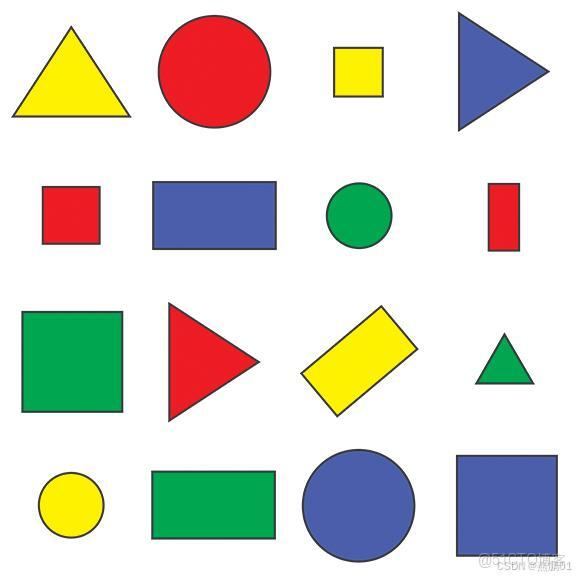
#> input picture day_02/images/image_with_shapes_2.jpeg, 576 x 577 px, found by its file name
$ python shape_analysis.py
#> lines starting #> are read from the running program, lines starting #| are printed output that depends on the picture; after the words box and inside, x2 and y2 are one past the last pixel; in counts of white or black regions, pixels touching at a corner belong together
import cv2
import numpy as np
import os

# Ensure the output directory exists
os.makedirs("day_02/output", exist_ok=True)

# 1. Read the image with shapes using the exact full path
image_path = r"C:\Users\PC-LAB1\Desktop\image_processing_course\day_02\images\image_with_shapes_2.jpeg"
image = cv2.imread(image_path)
#> image is the input picture: shape (577, 576, 3); mean B, G, R 204.8, 213.8, 213.8

if image is None:
    print("Error: Image not found. Please check the file path.")
else:
    print("Image loaded successfully! Shape:", image.shape)
#| Image loaded successfully! Shape: (577, 576, 3)

    # 2. Convert to Grayscale and apply thresholding to binary image
    gray = cv2.cvtColor(image, cv2.COLOR_BGR2GRAY)
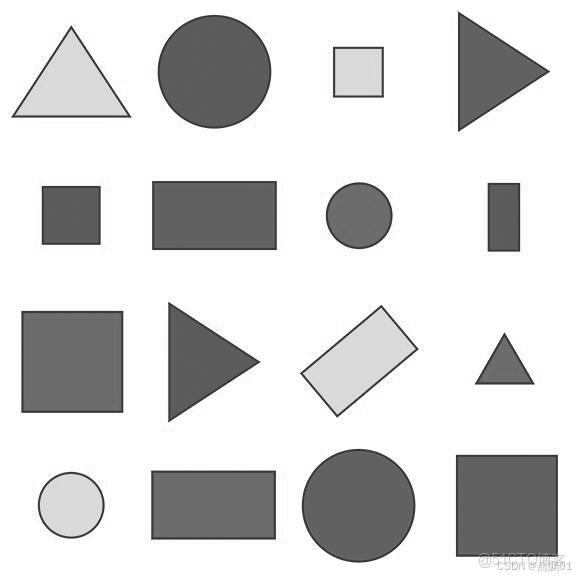
#> gray: shape (577, 576); min 26, max 255, mean 212.8
    _, thresh = cv2.threshold(gray, 240, 255, cv2.THRESH_BINARY_INV)
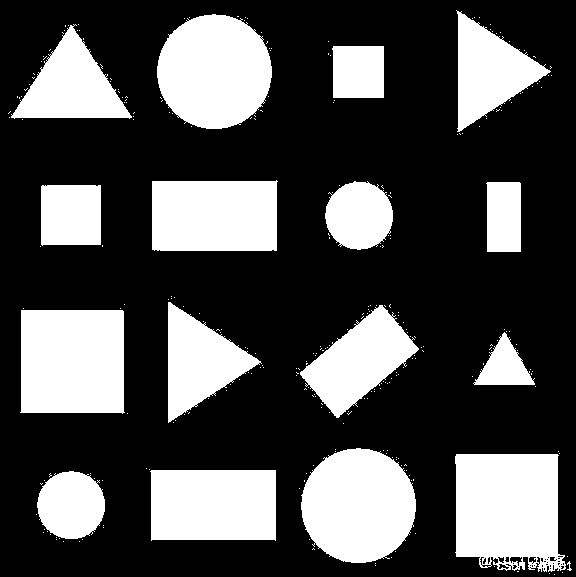
#> thresh: shape (577, 576); 30.6% white; 287 white regions (270 under 20 px)

    # 3. Find contours (shapes boundaries)
    contours, _ = cv2.findContours(thresh, cv2.RETR_EXTERNAL, cv2.CHAIN_APPROX_SIMPLE)
#> contours = 287 contours, 271 with area under 20; largest, box (x1, y1, x2, y2) and area: (455, 454, 566, 572) 11192, (20, 310, 125, 414) 10406, (157, 14, 272, 129) 10174, (301, 448, 416, 563) 10158, (150, 470, 276, 541) 8558

    shape_counts = {"Circle": 0, "Triangle": 0, "Rectangle": 0, "Square": 0, "Other": 0}
    shape_areas = {"Circle": [], "Triangle": [], "Rectangle": [], "Square": [], "Other": []}

    print("\n--- Shape Analysis Results ---")

    # 4. Loop through each detected shape to classify and calculate its area
    for cnt in contours:
        area = cv2.contourArea(cnt)
        if area < 100:  # Ignore tiny noise
            continue

        # Approximate the contour to identify the number of vertices
        peri = cv2.arcLength(cnt, True)
        approx = cv2.approxPolyDP(cnt, 0.04 * peri, True)
        vertices = len(approx)

        # Classify shapes based on vertices and geometric properties
        if vertices == 3:
            shape_name = "Triangle"
        elif vertices == 4:
            # Check aspect ratio to differentiate between square and rectangle
            x, y, w, h = cv2.boundingRect(approx)
            aspect_ratio = float(w) / h
            if 0.95 <= aspect_ratio <= 1.05:
                shape_name = "Square"
            else:
                shape_name = "Rectangle"
        else:
            # Check circularity to identify circles
            area = cv2.contourArea(cnt)
            hull = cv2.convexHull(cnt)
            hull_area = cv2.contourArea(hull)
            if hull_area > 0:
                solidity = float(area) / hull_area
                if solidity > 0.90:
                    shape_name = "Circle"
                else:
                    shape_name = "Other"
            else:
                shape_name = "Other"

        shape_counts[shape_name] += 1
        shape_areas[shape_name].append(round(area, 2))
#> this loop made 287 passes
#> (peri, approx, vertices, x, y, w, h) on passes 42, 52: (389.7, [[150, 471], [151, 540], [275, 540], [275, 470]], 4, 150, 470, 126, 71), (595.5, [[456, 454], [456, 556], [564, 569], [558, 455]], 4, 456, 454, 109, 116)
#> (peri, vertices, x, y, w, h, aspect_ratio) on passes 159, 166, 190, 191, 192, 193: (411.1, 4, 20, 310, 105, 103, 1.02), (460.6, 4, 300, 305, 119, 113, 1.05), (238.7, 4, 41, 185, 60, 60, 1), (204.2, 4, 487, 182, 34, 70, 0.486), (287.4, 4, 329, 184, 57, 62, 0.919), (390.1, 4, 152, 181, 126, 70, 1.8)
#> after the loop, shape_counts = {'Circle': 3, 'Triangle': 4, 'Rectangle': 6, 'Square': 3, 'Other': 0}

    # 5. Print out the summary of counts and areas
    for shape in shape_counts:
        count = shape_counts[shape]
        areas = shape_areas[shape]
        avg_area = sum(areas) / len(areas) if count > 0 else 0
        print(f"Shape: {shape}")
        print(f"  - Count: {count}")
        print(f"  - Areas: {areas}")
        print(f"  - Average Area: {avg_area:.2f} pixels\n")
#> this loop made 5 passes
#> (shape, count, areas, avg_area) on passes 1 to 4: ('Circle', 3, [3511, 10158.5, 10174], 7947.8), ('Triangle', 4, [1586.5, 5585, 5583, 5537.5], 4573), ('Rectangle', 6, [8558, 11191.5, 6220.5, 2277.5, 3514, 8551], 6718.8), ('Square', 3, [10405.5, 3477.5, 2552], 5478.3)
#> (printed output is left out)

    # 6. Display the original image
    cv2.imshow("Original Shapes Image", image)
    print("Press any key to close the window...")
    cv2.waitKey(0)
    cv2.destroyAllWindows()

    print("Shape analysis completed successfully!")

$ run again, with day_02/images/imahe_with_shape.jpeg copied over day_02/images/image_with_shapes_2.jpeg
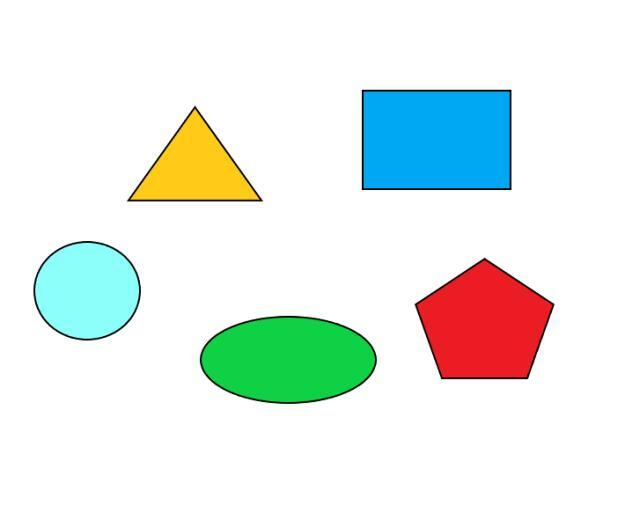
#> input picture day_02/images/imahe_with_shape.jpeg, 625 x 527 px, found by its file name
#> image is the input picture: shape (527, 625, 3); mean B, G, R 233.6, 238.2, 229.6
#| Image loaded successfully! Shape: (527, 625, 3)
#> `gray = cv2.cvtColor(image, cv2.COLOR_BGR2GRAY)`:
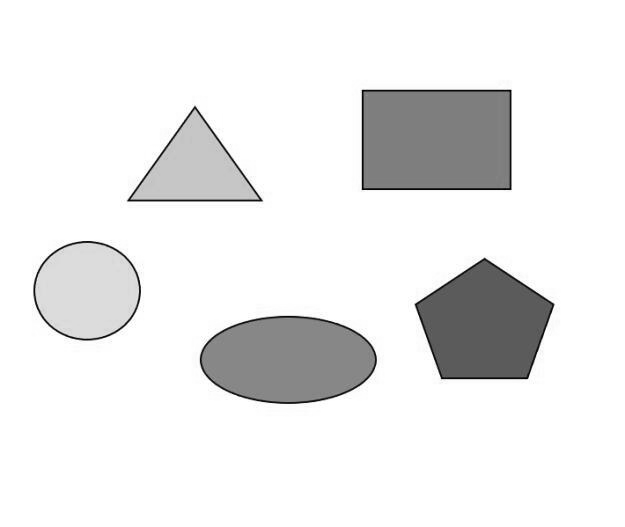
#> gray: shape (527, 625); min 1, max 255, mean 235.1
#> `_, thresh = cv2.threshold(gray, 240, 255, cv2.THRESH_BINARY_INV)`:
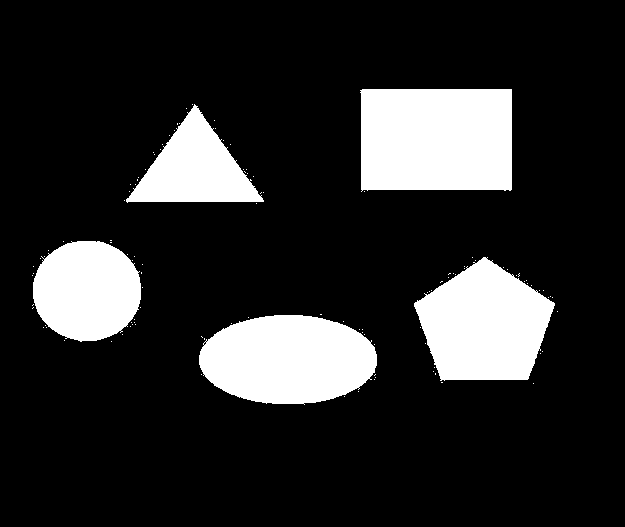
#> thresh: shape (527, 625); 16.8% white; 117 white regions (112 under 20 px)
#> contours = 117 contours, 112 with area under 20; largest, box (x1, y1, x2, y2) and area: (360, 89, 512, 192) 15007, (199, 315, 377, 405) 12356, (414, 257, 555, 381) 11866, (33, 241, 141, 342) 8457, (126, 104, 264, 203) 6643
#> the loop `for cnt in contours:` made 117 passes
#> (peri, approx, vertices, x, y, w, h) on pass 38: (485.3, [[199, 355], [266, 403], [376, 365], [302, 315]], 4, 199, 315, 178, 89)
#> after the loop `for cnt in contours:`: shape_counts = {'Circle': 2, 'Triangle': 1, 'Rectangle': 2, 'Square': 0, 'Other': 0}
#> the loop `for shape in shape_counts:` made 5 passes
#> (shape, count, areas, avg_area) on passes 1 to 3: ('Circle', 2, [11865.5, 8457], 10161.2), ('Triangle', 1, [6643], 6643), ('Rectangle', 2, [12356, 15007], 13681.5)
#> (printed output is left out)
